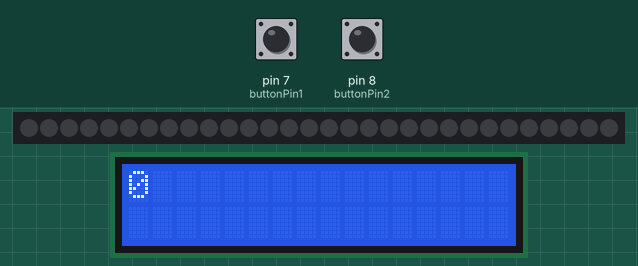
Recording of a sketch running on a simulated Arduino Uno, built with avr-gcc and run on an emulated ATmega328P. On the bench: 30 RGB LEDs in strip order, left to right, 16×2 character LCD. Inputs (shaded band) come from the test bench; at power-on: pin 7 (buttonPin1) LOW, pin 8 (buttonPin2) LOW. Dim RGB values are drawn brighter than linear; what the sketch prints to the serial monitor is not drawn.

Above: at 1.2 s.
1.3 s: pin 7 (buttonPin1) pulled HIGH for 0.15 s
At 1.9 s:
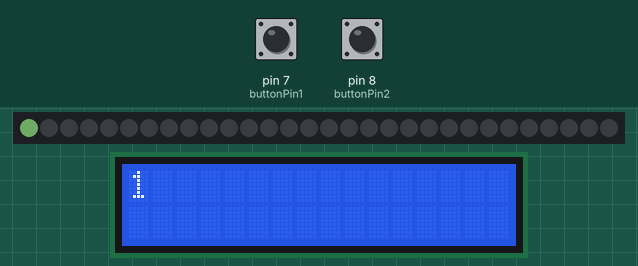
4.4 s: pin 8 (buttonPin2) pulled HIGH for 0.15 s
At 5.7 s:
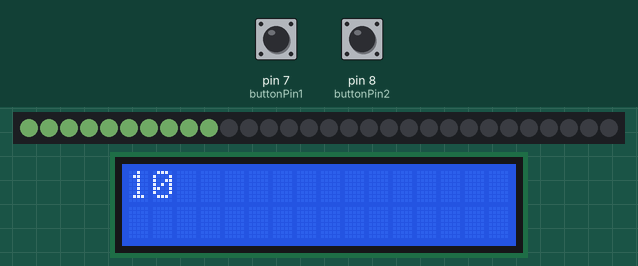
6.0 s: pin 7 (buttonPin1) pulled HIGH for 1 s
At 6.5 s:
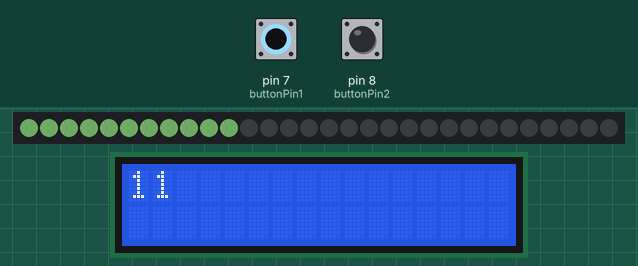
8.5 s: pin 8 (buttonPin2) pulled HIGH for 1 s
At 10.1 s:
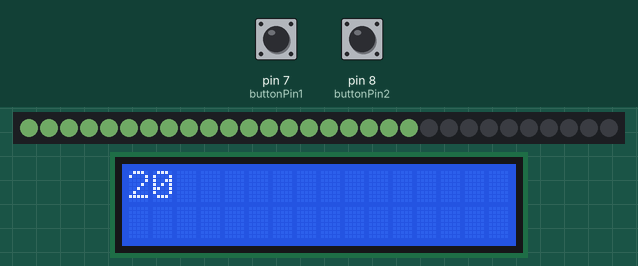
11.0 s: pin 7 (buttonPin1) driven HIGH and pin 8 (buttonPin2) driven HIGH
At 11.8 s:
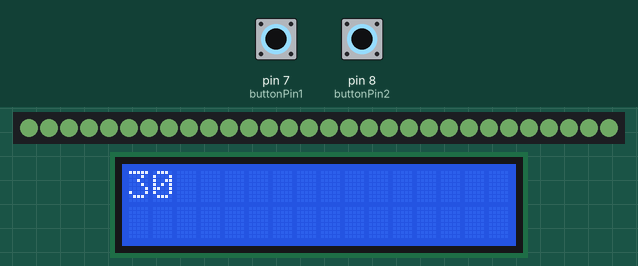
Timing chart, 0 to 14.0 s (numbered marks = the images above; inputs shaded):
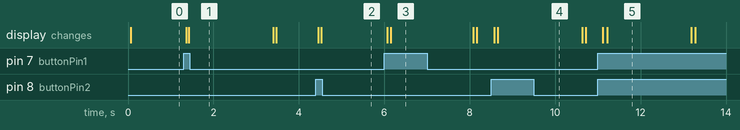

The sketch:

finalCodeTimer.ino
```cpp
#include <Adafruit_NeoPixel.h>


Adafruit_NeoPixel strip(30, 6, NEO_GRB + NEO_KHZ800);

int buttonPin1 = 7;
int buttonPin2 = 8;

boolean currentState1;
boolean prevState1;

boolean currentState2;
boolean prevState2;

boolean button1Read;
boolean button2Read;

int startTime;
int currentTime;
int interval = 2000;

int count;
#include <LiquidCrystal.h>

// initialize the library by associating any needed LCD interface pin
// with the arduino pin number it is connected to
const int rs = 12, en = 11, d4 = 5, d5 = 4, d6 = 3, d7 = 2;
LiquidCrystal lcd(rs, en, d4, d5, d6, d7);

//int lights[] = {1,2,3,4,5,6,7,8,9,10
//};

void setup() {
  // put your setup code here, to run once:

  Serial.begin(9600);
  strip.begin();
  startTime = millis();
  // set up the LCD's number of columns and rows:

  // Print a message to the LCD.
}

void loop() {
  lcd.begin(16, 2);
  lcd.print(count);
  // set the cursor to column 0, line 1
  // (note: line 1 is the second row, since counting begins with 0):
  // lcd.setCursor(0, 1);
  // // print the number of seconds since reset:
  // lcd.print(millis() / 1000);

  strip.setPixelColor(0, 0, 0, 0);
  // 1 button
  button1Read = digitalRead(buttonPin1);

  prevState1 = currentState1;
  currentState1 = debounce(buttonPin1, prevState1);

  //10 button
  button2Read = digitalRead(buttonPin2);

  prevState2 = currentState2;
  currentState2 = debounce(buttonPin2, prevState2);

  if (button1Read == true && prevState1 == false) {
    count += 1;
    startTime = millis();
  }
  if (button2Read == true && prevState2 == false) {
    count += 10;
    startTime = millis();
  }


  if (millis() - startTime >= interval) {
    count -= 1;
    startTime = millis();
  }

  if (count > 30) {
    count = 30;
  }


  strip.clear();
  for (int i = 0; i < count; i++) {
    strip.setBrightness(50);
    strip.setPixelColor(i, 152, 235, 136);
    strip.show();
  }


  if (count <= 0) {
    count = 0;
    if (count == 0) {
      strip.clear();
      strip.show();
    }
  }

  Serial.println(count);
}


boolean debounce(int aButPin, int aPrevState) {

  // bouncy reading
  boolean aButState = digitalRead(aButPin);

  // if you just pressed the button, wait
  // debounces the signal
  if (aButState == HIGH && aPrevState == LOW) {
    delay(15);
  }

  // return results
  return aButState;
}
```
